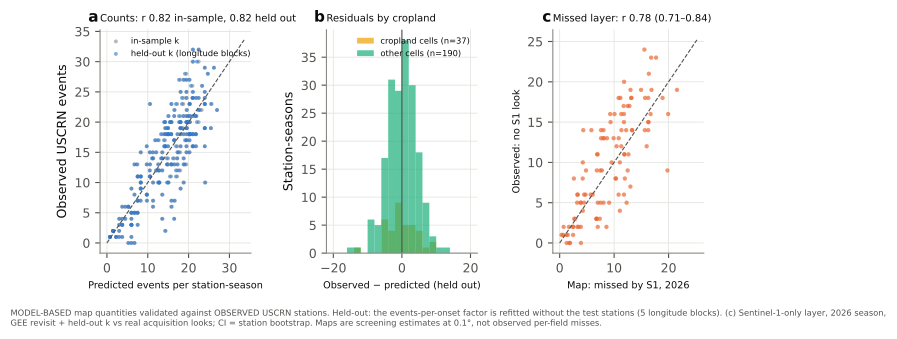

Write Python code to recreate this figure.
"""P1-6  Do the national need maps hold at stations they were not fitted on?  (MODEL-BASED maps vs OBSERVED stations)

The maps (code/10_gee_need_maps.py, figures/fig1_need_maps.png) convert gridMET storm onsets to wetting events with ONE
pooled factor k = events / onsets fitted at all USCRN station-seasons (in-sample r ~ 0.8), then estimate events missed by
Sentinel-1 as events x (1 - c(R_S1)), with c(R) = E[min(1, W/R)] from the USCRN windows and R_S1 from Earth Engine.
Here, offline from need_stations.csv / station_seasons.csv / events_real.csv:
  (1) refit k on TRAINING stations only and predict wetting events per station-season at held-out stations;
      folds = 5 longitude blocks (spatially held out) and 5 random station folds;
  (2) validate the map's "missed by Sentinel-1" layer at held-out stations against the events each station actually had
      without a real Sentinel-1 look in the 2026 season (events_real.csv, cap_Sentinel-1 (2026 season)).
The maps' gain layer is Sentinel-1-only; the mission claims use Sentinel-1 + NISAR. Maps are screening estimates, not
observed per-field misses.
Outputs: figures/fig_map_spatial_validation.png/.pdf, figures/generated/map_spatial_validation_stats.csv
"""
import numpy as np
import pandas as pd
import matplotlib.pyplot as plt
import armo_evidence as ae
import figstyle as fs
from common import rd

fs.apply()
st = rd("station_seasons.csv"); st = st[st.included]
ns = rd("need_stations.csv")
ev = ae.events_real()
cnt = ev.groupby(["wban", "season"]).size().rename("events").reset_index()
m = st[["wban", "season", "lon", "lat"]].merge(cnt, how="left").fillna({"events": 0}).merge(ns, on="wban")
m["onsets"] = np.where(m.season == 2025, m.on25, m.on26)
m = m.dropna(subset=["onsets"]).reset_index(drop=True)
k_all = m.events.sum() / m.onsets.sum()
W = ev.window_h.to_numpy() / 24


def cap(R):
    R = np.asarray(R, float); out = np.full(R.shape, np.nan); ok = np.isfinite(R) & (R > 0)
    Ws = np.sort(W); cw = np.concatenate([[0], np.cumsum(Ws)]); kk = np.searchsorted(Ws, R[ok])
    out[ok] = (cw[kk] / R[ok] + (Ws.size - kk)) / Ws.size
    return out


stations = np.sort(m.wban.unique())
lon_st = m.drop_duplicates("wban").set_index("wban").lon.reindex(stations).to_numpy()
schemes = {"longitude blocks": np.array_split(stations[np.argsort(lon_st)], 5)}
rng = np.random.default_rng(ae.SEED)
schemes["random stations"] = np.array_split(rng.permutation(stations), 5)
pred = {}
for name, folds in schemes.items():
    p = np.full(len(m), np.nan)
    for f in folds:
        tr = ~m.wban.isin(f)
        k = m.events[tr].sum() / m.onsets[tr].sum()
        p[~tr.to_numpy()] = k * m.onsets[~tr].to_numpy()
    pred[name] = p
m["pred_in"] = k_all * m.onsets
rows = []


def metrics(o, p, label, extra=""):
    r = np.corrcoef(o, p)[0, 1]
    rows.append(dict(test=label, subset=extra, n=len(o), r=r, r2_1to1=1 - ((o - p) ** 2).sum() / ((o - o.mean()) ** 2).sum(),
                     mae=np.abs(o - p).mean(), bias=(p - o).mean(), mean_observed=o.mean()))


crop = (m.crop >= 0.25).to_numpy()
metrics(m.events.to_numpy(), m.pred_in.to_numpy(), "events/station-season, IN-SAMPLE k")
for name, p in pred.items():
    metrics(m.events.to_numpy(), p, f"events/station-season, held-out k ({name})")
    for lab, msk in (("cropland cell >= 25 %", crop), ("other cells", ~crop)):
        if msk.sum() > 5:
            metrics(m.events.to_numpy()[msk], p[msk], f"events/station-season, held-out k ({name})", lab)

# (2) missed-by-Sentinel-1 layer, 2026 season, held-out k (longitude blocks)
e26 = ev[ev.season == 2026].copy()
e26["s1"] = e26["cap_Sentinel-1 (2026 season)"].astype(float) > 0
obs_miss = e26.groupby("wban").apply(lambda g: (~g.s1).sum()).rename("obs_missed")
m26 = m[m.season == 2026].copy()
m26["pred_events"] = pred["longitude blocks"][m.season.to_numpy() == 2026]
m26["R_s1"] = np.where(m26.days > 0, 214.0 / m26.days, np.nan)
m26["pred_missed"] = m26.pred_events * (1 - cap(m26.R_s1))
m26 = m26.merge(obs_miss, left_on="wban", right_index=True, how="left").fillna({"obs_missed": 0}).dropna(subset=["pred_missed"])
metrics(m26.obs_missed.to_numpy(), m26.pred_missed.to_numpy(), "S1-missed events, 2026, held-out k (longitude blocks)")
boot = ae.boot_stat(m26.wban.to_numpy(), lambda i: np.corrcoef(m26.obs_missed.to_numpy()[i], m26.pred_missed.to_numpy()[i])[0, 1])
rows[-1].update(r_ci_lo=ae.ci95(boot)[0], r_ci_hi=ae.ci95(boot)[1])
S = ae.write_stats("map_spatial_validation_stats", rows)

fig, axs = plt.subplots(1, 3, figsize=(7.8, 2.9), gridspec_kw=dict(wspace=0.5))
a, b, c = axs
pl = pred["longitude blocks"]
a.scatter(m.pred_in, m.events, s=8, color=fs.MUTED, alpha=0.6, lw=0, label="in-sample k")
a.scatter(pl, m.events, s=8, color=fs.BLUE, alpha=0.6, lw=0, label="held-out k (longitude blocks)")
mx = max(m.events.max(), np.nanmax(pl)) * 1.05
a.plot([0, mx], [0, mx], color=fs.INK2, ls="--", lw=0.8)
a.set_xlabel("Predicted events per station-season", fontsize=7); a.set_ylabel("Observed USCRN events")
a.legend(fontsize=6, loc="upper left")
r_in = S[S.test.str.contains("IN-SAMPLE")].r.iloc[0]; r_lb = S[(S.test.str.contains("longitude")) & (S.subset == "") & S.test.str.startswith("events")].r.iloc[0]
a.set_title(f"Counts: r {r_in:.2f} in-sample, {r_lb:.2f} held out", loc="left", fontsize=7.2)
fs.panel_label(a, "a")
res = m.events - pl
for lab, msk, col in (("cropland cells", crop, fs.YELLOW), ("other cells", ~crop, fs.AQUA)):
    b.hist(res[msk], bins=np.arange(-20, 21, 2), color=col, alpha=0.7, label=f"{lab} (n={msk.sum()})")
b.axvline(0, color=fs.INK2, lw=0.8)
b.set_xlabel("Observed − predicted (held out)", fontsize=7); b.set_ylabel("Station-seasons")
b.legend(fontsize=6); b.set_title("Residuals by cropland", loc="left", fontsize=7.2)
fs.panel_label(b, "b")
rr = S.iloc[-1]
c.scatter(m26.pred_missed, m26.obs_missed, s=10, color=fs.ORANGE, alpha=0.7, lw=0)
mx = max(m26.obs_missed.max(), m26.pred_missed.max()) * 1.05
c.plot([0, mx], [0, mx], color=fs.INK2, ls="--", lw=0.8)
c.set_xlabel("Map: missed by S1, 2026", fontsize=7); c.set_ylabel("Observed: no S1 look", fontsize=7)
c.set_title(f"Missed layer: r {rr.r:.2f} ({rr.r_ci_lo:.2f}–{rr.r_ci_hi:.2f})", loc="left", fontsize=7.2)
fs.panel_label(c, "c")
fig.text(0.01, -0.14, "MODEL-BASED map quantities validated against OBSERVED USCRN stations. Held-out: the events-per-onset factor is refitted "
         "without the test stations (5 longitude blocks). (c) Sentinel-1-only layer, 2026 season,\nGEE revisit + held-out k vs real "
         "acquisition looks; CI = station bootstrap. Maps are screening estimates at 0.1°, not observed per-field misses.", fontsize=6, color=fs.INK2)
ae.save(fig, "fig_map_spatial_validation")
print(S.round(3).to_string(index=False)); print("k (all) =", round(k_all, 3))
